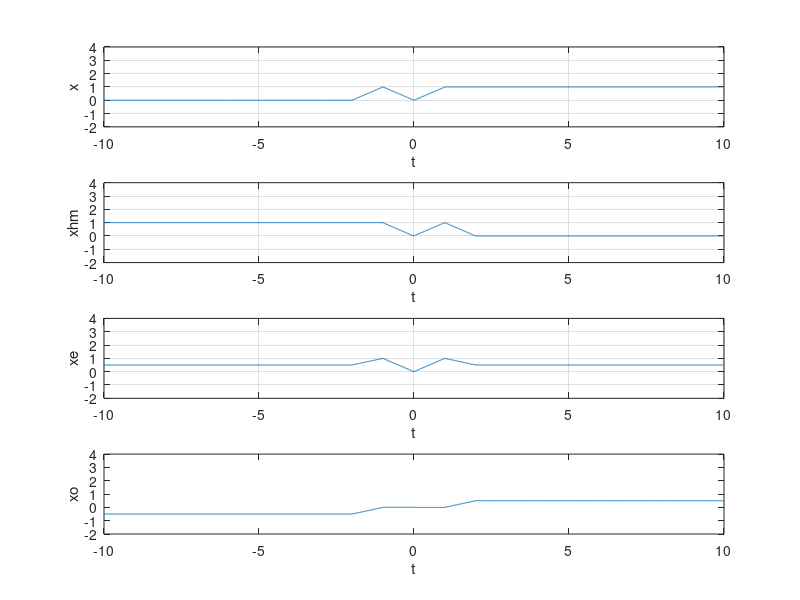

This figure's MATLAB source:
t1=-10:0.01:-2;
t2=-2:0.01:-1;
t3=-1:0.01:0;
t4=0:0.01:1;
t5=1:0.01:10;
t=[t1 t2 t3 t4 t5];
x1=linspace(0,0,length(t1));
x2=linspace(0,1,length(t2));
x3=linspace(1,0,length(t3));
x4=linspace(0,1,length(t4));
x5=linspace(1,1,length(t5));
x=[x1 x2 x3 x4 x5];
xhm=fliplr(x);
xe=(x+xhm)/2;
xo=(x-xhm)/2;
subplot(411);plot(t,x);
xlabel('t');ylabel('x');
axis([-10 10 -2 4]);
grid on;
subplot(412);plot(t,xhm);
xlabel('t');ylabel('xhm');
axis([-10 10 -2 4]);
grid on;
subplot(413);plot(t,xe);
xlabel('t');ylabel('xe');
axis([-10 10 -2 4]);
grid on;
subplot(414);plot(t,xo);
xlabel('t');ylabel('xo');
axis([-10 10 -2 4]);
